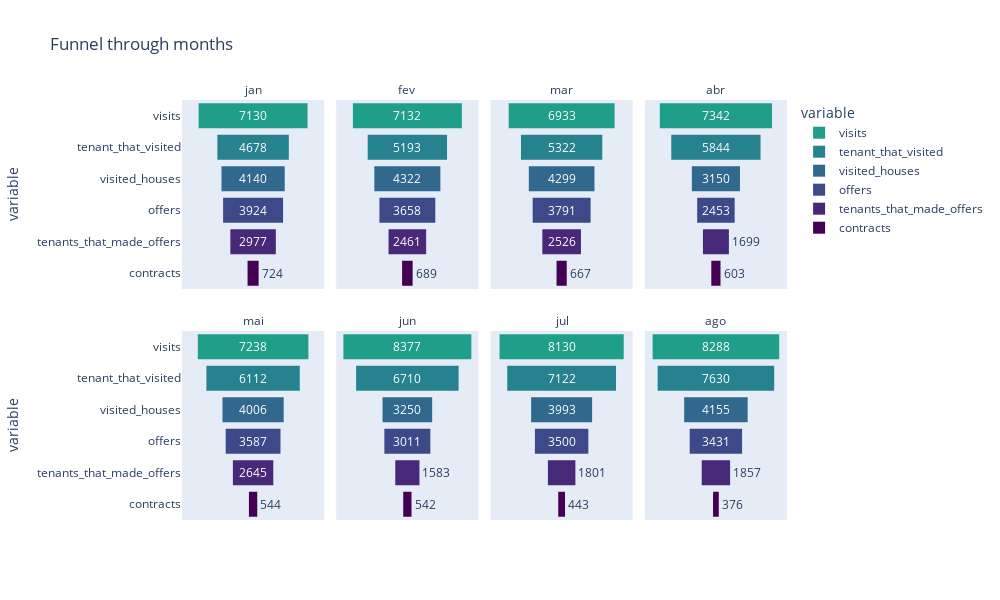

Write notebook code for a chart like this one.
### Markdown cell above
## Funil de contratos de ofertas de visitas

A figura mostra a tendências das variáveis ao longo do tempo e, no lado direito, as correlações (lineares) dessas variáveis entre si.

Como mencionado no case, o número de contratos apresenta uma tendência de queda. 

O número de inquilinos que visitaram e o número de visitas mostram-se *negativamente* correlacionadas com o número de contratos.
Enquanto que o número de inquilinos que fizeram uma oferta é *positivamente* correlacionado com o número de contratos.

O bottleneck que parece ser o mais grave acontece no número de casas visitadas. O **número de casas visitadas parece estar limitando o funil abaixo**: número de ofertas, de inquilinos que fizeram ofertas e, consequentemente, o número de contratos.

Um outro bottleneck parece ser o número de **inquilinos que fizeram ofertas**.

### Code cell
import plotly.express as px

fig = px.funnel(
    dfvisits_offers_contracts,
    x="value",
    y="variable",
    color="variable",
    color_discrete_sequence=px.colors.sequential.Viridis,
    category_orders={"variable": funnel_cat.categories},
    facet_col="month",
    facet_col_wrap=4,
    facet_row_spacing=0.1,
    title='Funnel through months',
    width=1000, height=600
)
fig.for_each_annotation(lambda a: a.update(text=a.text.split("=")[1]))
fig.update_layout(legend={'traceorder': 'reversed'})

#fig.for_each_trace(lambda t: t.update(name=t.name.split("=")[1]))
#fig.show()

#from IPython.display import Image
#Image(fig.to_image())

fig.write_image('images/fig02.png')
fig

### Figure 1 — Plotly figure (JSON) as saved in the notebook; plotly's stock layout.template omitted (floating-point values rounded to 4 significant figures)
{"data": [{"hovertemplate": "variable=%{y}<br>month=jan<br>value=%{x}<extra></extra>", "legendgroup": "contracts", "marker": {"color": "#440154"}, "name": "contracts", "orientation": "h", "showlegend": true, "type": "funnel", "x": [724], "xaxis": "x5", "y": ["contracts"], "yaxis": "y5"}, {"hovertemplate": "variable=%{y}<br>month=fev<br>value=%{x}<extra></extra>", "legendgroup": "contracts", "marker": {"color": "#440154"}, "name": "contracts", "orientation": "h", "showlegend": false, "type": "funnel", "x": [689], "xaxis": "x6", "y": ["contracts"], "yaxis": "y6"}, {"hovertemplate": "variable=%{y}<br>month=mar<br>value=%{x}<extra></extra>", "legendgroup": "contracts", "marker": {"color": "#440154"}, "name": "contracts", "orientation": "h", "showlegend": false, "type": "funnel", "x": [667], "xaxis": "x7", "y": ["contracts"], "yaxis": "y7"}, {"hovertemplate": "variable=%{y}<br>month=abr<br>value=%{x}<extra></extra>", "legendgroup": "contracts", "marker": {"color": "#440154"}, "name": "contracts", "orientation": "h", "showlegend": false, "type": "funnel", "x": [603], "xaxis": "x8", "y": ["contracts"], "yaxis": "y8"}, {"hovertemplate": "variable=%{y}<br>month=mai<br>value=%{x}<extra></extra>", "legendgroup": "contracts", "marker": {"color": "#440154"}, "name": "contracts", "orientation": "h", "showlegend": false, "type": "funnel", "x": [544], "xaxis": "x", "y": ["contracts"], "yaxis": "y"}, {"hovertemplate": "variable=%{y}<br>month=jun<br>value=%{x}<extra></extra>", "legendgroup": "contracts", "marker": {"color": "#440154"}, "name": "contracts", "orientation": "h", "showlegend": false, "type": "funnel", "x": [542], "xaxis": "x2", "y": ["contracts"], "yaxis": "y2"}, {"hovertemplate": "variable=%{y}<br>month=jul<br>value=%{x}<extra></extra>", "legendgroup": "contracts", "marker": {"color": "#440154"}, "name": "contracts", "orientation": "h", "showlegend": false, "type": "funnel", "x": [443], "xaxis": "x3", "y": ["contracts"], "yaxis": "y3"}, {"hovertemplate": "variable=%{y}<br>month=ago<br>value=%{x}<extra></extra>", "legendgroup": "contracts", "marker": {"color": "#440154"}, "name": "contracts", "orientation": "h", "showlegend": false, "type": "funnel", "x": [376], "xaxis": "x4", "y": ["contracts"], "yaxis": "y4"}, {"hovertemplate": "variable=%{y}<br>month=jan<br>value=%{x}<extra></extra>", "legendgroup": "tenants_that_made_offers", "marker": {"color": "#482878"}, "name": "tenants_that_made_offers", "orientation": "h", "showlegend": true, "type": "funnel", "x": [2977], "xaxis": "x5", "y": ["tenants_that_made_offers"], "yaxis": "y5"}, {"hovertemplate": "variable=%{y}<br>month=fev<br>value=%{x}<extra></extra>", "legendgroup": "tenants_that_made_offers", "marker": {"color": "#482878"}, "name": "tenants_that_made_offers", "orientation": "h", "showlegend": false, "type": "funnel", "x": [2461], "xaxis": "x6", "y": ["tenants_that_made_offers"], "yaxis": "y6"}, {"hovertemplate": "variable=%{y}<br>month=mar<br>value=%{x}<extra></extra>", "legendgroup": "tenants_that_made_offers", "marker": {"color": "#482878"}, "name": "tenants_that_made_offers", "orientation": "h", "showlegend": false, "type": "funnel", "x": [2526], "xaxis": "x7", "y": ["tenants_that_made_offers"], "yaxis": "y7"}, {"hovertemplate": "variable=%{y}<br>month=abr<br>value=%{x}<extra></extra>", "legendgroup": "tenants_that_made_offers", "marker": {"color": "#482878"}, "name": "tenants_that_made_offers", "orientation": "h", "showlegend": false, "type": "funnel", "x": [1699], "xaxis": "x8", "y": ["tenants_that_made_offers"], "yaxis": "y8"}, {"hovertemplate": "variable=%{y}<br>month=mai<br>value=%{x}<extra></extra>", "legendgroup": "tenants_that_made_offers", "marker": {"color": "#482878"}, "name": "tenants_that_made_offers", "orientation": "h", "showlegend": false, "type": "funnel", "x": [2645], "xaxis": "x", "y": ["tenants_that_made_offers"], "yaxis": "y"}, {"hovertemplate": "variable=%{y}<br>month=jun<br>value=%{x}<extra></extra>", "legendgroup": "tenants_that_made_offers", "marker": {"color": "#482878"}, "name": "tenants_that_made_offers", "orientation": "h", "showlegend": false, "type": "funnel", "x": [1583], "xaxis": "x2", "y": ["tenants_that_made_offers"], "yaxis": "y2"}, {"hovertemplate": "variable=%{y}<br>month=jul<br>value=%{x}<extra></extra>", "legendgroup": "tenants_that_made_offers", "marker": {"color": "#482878"}, "name": "tenants_that_made_offers", "orientation": "h", "showlegend": false, "type": "funnel", "x": [1801], "xaxis": "x3", "y": ["tenants_that_made_offers"], "yaxis": "y3"}, {"hovertemplate": "variable=%{y}<br>month=ago<br>value=%{x}<extra></extra>", "legendgroup": "tenants_that_made_offers", "marker": {"color": "#482878"}, "name": "tenants_that_made_offers", "orientation": "h", "showlegend": false, "type": "funnel", "x": [1857], "xaxis": "x4", "y": ["tenants_that_made_offers"], "yaxis": "y4"}, {"hovertemplate": "variable=%{y}<br>month=jan<br>value=%{x}<extra></extra>", "legendgroup": "offers", "marker": {"color": "#3e4989"}, "name": "offers", "orientation": "h", "showlegend": true, "type": "funnel", "x": [3924], "xaxis": "x5", "y": ["offers"], "yaxis": "y5"}, {"hovertemplate": "variable=%{y}<br>month=fev<br>value=%{x}<extra></extra>", "legendgroup": "offers", "marker": {"color": "#3e4989"}, "name": "offers", "orientation": "h", "showlegend": false, "type": "funnel", "x": [3658], "xaxis": "x6", "y": ["offers"], "yaxis": "y6"}, {"hovertemplate": "variable=%{y}<br>month=mar<br>value=%{x}<extra></extra>", "legendgroup": "offers", "marker": {"color": "#3e4989"}, "name": "offers", "orientation": "h", "showlegend": false, "type": "funnel", "x": [3791], "xaxis": "x7", "y": ["offers"], "yaxis": "y7"}, {"hovertemplate": "variable=%{y}<br>month=abr<br>value=%{x}<extra></extra>", "legendgroup": "offers", "marker": {"color": "#3e4989"}, "name": "offers", "orientation": "h", "showlegend": false, "type": "funnel", "x": [2453], "xaxis": "x8", "y": ["offers"], "yaxis": "y8"}, {"hovertemplate": "variable=%{y}<br>month=mai<br>value=%{x}<extra></extra>", "legendgroup": "offers", "marker": {"color": "#3e4989"}, "name": "offers", "orientation": "h", "showlegend": false, "type": "funnel", "x": [3587], "xaxis": "x", "y": ["offers"], "yaxis": "y"}, {"hovertemplate": "variable=%{y}<br>month=jun<br>value=%{x}<extra></extra>", "legendgroup": "offers", "marker": {"color": "#3e4989"}, "name": "offers", "orientation": "h", "showlegend": false, "type": "funnel", "x": [3011], "xaxis": "x2", "y": ["offers"], "yaxis": "y2"}, {"hovertemplate": "variable=%{y}<br>month=jul<br>value=%{x}<extra></extra>", "legendgroup": "offers", "marker": {"color": "#3e4989"}, "name": "offers", "orientation": "h", "showlegend": false, "type": "funnel", "x": [3500], "xaxis": "x3", "y": ["offers"], "yaxis": "y3"}, {"hovertemplate": "variable=%{y}<br>month=ago<br>value=%{x}<extra></extra>", "legendgroup": "offers", "marker": {"color": "#3e4989"}, "name": "offers", "orientation": "h", "showlegend": false, "type": "funnel", "x": [3431], "xaxis": "x4", "y": ["offers"], "yaxis": "y4"}, {"hovertemplate": "variable=%{y}<br>month=jan<br>value=%{x}<extra></extra>", "legendgroup": "visited_houses", "marker": {"color": "#31688e"}, "name": "visited_houses", "orientation": "h", "showlegend": true, "type": "funnel", "x": [4140], "xaxis": "x5", "y": ["visited_houses"], "yaxis": "y5"}, {"hovertemplate": "variable=%{y}<br>month=fev<br>value=%{x}<extra></extra>", "legendgroup": "visited_houses", "marker": {"color": "#31688e"}, "name": "visited_houses", "orientation": "h", "showlegend": false, "type": "funnel", "x": [4322], "xaxis": "x6", "y": ["visited_houses"], "yaxis": "y6"}, {"hovertemplate": "variable=%{y}<br>month=mar<br>value=%{x}<extra></extra>", "legendgroup": "visited_houses", "marker": {"color": "#31688e"}, "name": "visited_houses", "orientation": "h", "showlegend": false, "type": "funnel", "x": [4299], "xaxis": "x7", "y": ["visited_houses"], "yaxis": "y7"}, {"hovertemplate": "variable=%{y}<br>month=abr<br>value=%{x}<extra></extra>", "legendgroup": "visited_houses", "marker": {"color": "#31688e"}, "name": "visited_houses", "orientation": "h", "showlegend": false, "type": "funnel", "x": [3150], "xaxis": "x8", "y": ["visited_houses"], "yaxis": "y8"}, {"hovertemplate": "variable=%{y}<br>month=mai<br>value=%{x}<extra></extra>", "legendgroup": "visited_houses", "marker": {"color": "#31688e"}, "name": "visited_houses", "orientation": "h", "showlegend": false, "type": "funnel", "x": [4006], "xaxis": "x", "y": ["visited_houses"], "yaxis": "y"}, {"hovertemplate": "variable=%{y}<br>month=jun<br>value=%{x}<extra></extra>", "legendgroup": "visited_houses", "marker": {"color": "#31688e"}, "name": "visited_houses", "orientation": "h", "showlegend": false, "type": "funnel", "x": [3250], "xaxis": "x2", "y": ["visited_houses"], "yaxis": "y2"}, {"hovertemplate": "variable=%{y}<br>month=jul<br>value=%{x}<extra></extra>", "legendgroup": "visited_houses", "marker": {"color": "#31688e"}, "name": "visited_houses", "orientation": "h", "showlegend": false, "type": "funnel", "x": [3993], "xaxis": "x3", "y": ["visited_houses"], "yaxis": "y3"}, {"hovertemplate": "variable=%{y}<br>month=ago<br>value=%{x}<extra></extra>", "legendgroup": "visited_houses", "marker": {"color": "#31688e"}, "name": "visited_houses", "orientation": "h", "showlegend": false, "type": "funnel", "x": [4155], "xaxis": "x4", "y": ["visited_houses"], "yaxis": "y4"}, {"hovertemplate": "variable=%{y}<br>month=jan<br>value=%{x}<extra></extra>", "legendgroup": "tenant_that_visited", "marker": {"color": "#26828e"}, "name": "tenant_that_visited", "orientation": "h", "showlegend": true, "type": "funnel", "x": [4678], "xaxis": "x5", "y": ["tenant_that_visited"], "yaxis": "y5"}, {"hovertemplate": "variable=%{y}<br>month=fev<br>value=%{x}<extra></extra>", "legendgroup": "tenant_that_visited", "marker": {"color": "#26828e"}, "name": "tenant_that_visited", "orientation": "h", "showlegend": false, "type": "funnel", "x": [5193], "xaxis": "x6", "y": ["tenant_that_visited"], "yaxis": "y6"}, {"hovertemplate": "variable=%{y}<br>month=mar<br>value=%{x}<extra></extra>", "legendgroup": "tenant_that_visited", "marker": {"color": "#26828e"}, "name": "tenant_that_visited", "orientation": "h", "showlegend": false, "type": "funnel", "x": [5322], "xaxis": "x7", "y": ["tenant_that_visited"], "yaxis": "y7"}, {"hovertemplate": "variable=%{y}<br>month=abr<br>value=%{x}<extra></extra>", "legendgroup": "tenant_that_visited", "marker": {"color": "#26828e"}, "name": "tenant_that_visited", "orientation": "h", "showlegend": false, "type": "funnel", "x": [5844], "xaxis": "x8", "y": ["tenant_that_visited"], "yaxis": "y8"}, {"hovertemplate": "variable=%{y}<br>month=mai<br>value=%{x}<extra></extra>", "legendgroup": "tenant_that_visited", "marker": {"color": "#26828e"}, "name": "tenant_that_visited", "orientation": "h", "showlegend": false, "type": "funnel", "x": [6112], "xaxis": "x", "y": ["tenant_that_visited"], "yaxis": "y"}, {"hovertemplate": "variable=%{y}<br>month=jun<br>value=%{x}<extra></extra>", "legendgroup": "tenant_that_visited", "marker": {"color": "#26828e"}, "name": "tenant_that_visited", "orientation": "h", "showlegend": false, "type": "funnel", "x": [6710], "xaxis": "x2", "y": ["tenant_that_visited"], "yaxis": "y2"}, {"hovertemplate": "variable=%{y}<br>month=jul<br>value=%{x}<extra></extra>", "legendgroup": "tenant_that_visited", "marker": {"color": "#26828e"}, "name": "tenant_that_visited", "orientation": "h", "showlegend": false, "type": "funnel", "x": [7122], "xaxis": "x3", "y": ["tenant_that_visited"], "yaxis": "y3"}, {"hovertemplate": "variable=%{y}<br>month=ago<br>value=%{x}<extra></extra>", "legendgroup": "tenant_that_visited", "marker": {"color": "#26828e"}, "name": "tenant_that_visited", "orientation": "h", "showlegend": false, "type": "funnel", "x": [7630], "xaxis": "x4", "y": ["tenant_that_visited"], "yaxis": "y4"}, {"hovertemplate": "variable=%{y}<br>month=jan<br>value=%{x}<extra></extra>", "legendgroup": "visits", "marker": {"color": "#1f9e89"}, "name": "visits", "orientation": "h", "showlegend": true, "type": "funnel", "x": [7130], "xaxis": "x5", "y": ["visits"], "yaxis": "y5"}, {"hovertemplate": "variable=%{y}<br>month=fev<br>value=%{x}<extra></extra>", "legendgroup": "visits", "marker": {"color": "#1f9e89"}, "name": "visits", "orientation": "h", "showlegend": false, "type": "funnel", "x": [7132], "xaxis": "x6", "y": ["visits"], "yaxis": "y6"}, {"hovertemplate": "variable=%{y}<br>month=mar<br>value=%{x}<extra></extra>", "legendgroup": "visits", "marker": {"color": "#1f9e89"}, "name": "visits", "orientation": "h", "showlegend": false, "type": "funnel", "x": [6933], "xaxis": "x7", "y": ["visits"], "yaxis": "y7"}, {"hovertemplate": "variable=%{y}<br>month=abr<br>value=%{x}<extra></extra>", "legendgroup": "visits", "marker": {"color": "#1f9e89"}, "name": "visits", "orientation": "h", "showlegend": false, "type": "funnel", "x": [7342], "xaxis": "x8", "y": ["visits"], "yaxis": "y8"}, {"hovertemplate": "variable=%{y}<br>month=mai<br>value=%{x}<extra></extra>", "legendgroup": "visits", "marker": {"color": "#1f9e89"}, "name": "visits", "orientation": "h", "showlegend": false, "type": "funnel", "x": [7238], "xaxis": "x", "y": ["visits"], "yaxis": "y"}, {"hovertemplate": "variable=%{y}<br>month=jun<br>value=%{x}<extra></extra>", "legendgroup": "visits", "marker": {"color": "#1f9e89"}, "name": "visits", "orientation": "h", "showlegend": false, "type": "funnel", "x": [8377], "xaxis": "x2", "y": ["visits"], "yaxis": "y2"}, {"hovertemplate": "variable=%{y}<br>month=jul<br>value=%{x}<extra></extra>", "legendgroup": "visits", "marker": {"color": "#1f9e89"}, "name": "visits", "orientation": "h", "showlegend": false, "type": "funnel", "x": [8130], "xaxis": "x3", "y": ["visits"], "yaxis": "y3"}, {"hovertemplate": "variable=%{y}<br>month=ago<br>value=%{x}<extra></extra>", "legendgroup": "visits", "marker": {"color": "#1f9e89"}, "name": "visits", "orientation": "h", "showlegend": false, "type": "funnel", "x": [8288], "xaxis": "x4", "y": ["visits"], "yaxis": "y4"}], "layout": {"annotations": [{"font": {}, "showarrow": false, "text": "mai", "x": 0.1175, "xanchor": "center", "xref": "paper", "y": 0.45, "yanchor": "bottom", "yref": "paper"}, {"font": {}, "showarrow": false, "text": "jun", "x": 0.3725, "xanchor": "center", "xref": "paper", "y": 0.45, "yanchor": "bottom", "yref": "paper"}, {"font": {}, "showarrow": false, "text": "jul", "x": 0.6275, "xanchor": "center", "xref": "paper", "y": 0.45, "yanchor": "bottom", "yref": "paper"}, {"font": {}, "showarrow": false, "text": "ago", "x": 0.8825, "xanchor": "center", "xref": "paper", "y": 0.45, "yanchor": "bottom", "yref": "paper"}, {"font": {}, "showarrow": false, "text": "jan", "x": 0.1175, "xanchor": "center", "xref": "paper", "y": 1, "yanchor": "bottom", "yref": "paper"}, {"font": {}, "showarrow": false, "text": "fev", "x": 0.3725, "xanchor": "center", "xref": "paper", "y": 1, "yanchor": "bottom", "yref": "paper"}, {"font": {}, "showarrow": false, "text": "mar", "x": 0.6275, "xanchor": "center", "xref": "paper", "y": 1, "yanchor": "bottom", "yref": "paper"}, {"font": {}, "showarrow": false, "text": "abr", "x": 0.8825, "xanchor": "center", "xref": "paper", "y": 1, "yanchor": "bottom", "yref": "paper"}], "height": 600, "legend": {"title": {"text": "variable"}, "tracegroupgap": 0, "traceorder": "reversed"}, "title": {"text": "Funnel through months"}, "width": 1000, "xaxis": {"anchor": "y", "domain": [0, 0.235], "title": {"text": "value"}}, "xaxis2": {"anchor": "y2", "domain": [0.255, 0.49], "matches": "x", "title": {"text": "value"}}, "xaxis3": {"anchor": "y3", "domain": [0.51, 0.745], "matches": "x", "title": {"text": "value"}}, "xaxis4": {"anchor": "y4", "domain": [0.765, 1.0], "matches": "x", "title": {"text": "value"}}, "xaxis5": {"anchor": "y5", "domain": [0, 0.235], "matches": "x", "showticklabels": false}, "xaxis6": {"anchor": "y6", "domain": [0.255, 0.49], "matches": "x", "showticklabels": false}, "xaxis7": {"anchor": "y7", "domain": [0.51, 0.745], "matches": "x", "showticklabels": false}, "xaxis8": {"anchor": "y8", "domain": [0.765, 1.0], "matches": "x", "showticklabels": false}, "yaxis": {"anchor": "x", "categoryarray": ["visits", "tenant_that_visited", "visited_houses", "offers", "tenants_that_made_offers", "contracts"], "categoryorder": "array", "domain": [0, 0.45], "title": {"text": "variable"}}, "yaxis2": {"anchor": "x2", "domain": [0, 0.45], "matches": "y", "showticklabels": false}, "yaxis3": {"anchor": "x3", "domain": [0, 0.45], "matches": "y", "showticklabels": false}, "yaxis4": {"anchor": "x4", "domain": [0, 0.45], "matches": "y", "showticklabels": false}, "yaxis5": {"anchor": "x5", "categoryarray": ["visits", "tenant_that_visited", "visited_houses", "offers", "tenants_that_made_offers", "contracts"], "categoryorder": "array", "domain": [0.55, 1], "matches": "y", "title": {"text": "variable"}}, "yaxis6": {"anchor": "x6", "domain": [0.55, 1], "matches": "y", "showticklabels": false}, "yaxis7": {"anchor": "x7", "domain": [0.55, 1], "matches": "y", "showticklabels": false}, "yaxis8": {"anchor": "x8", "domain": [0.55, 1], "matches": "y", "showticklabels": false}}}
